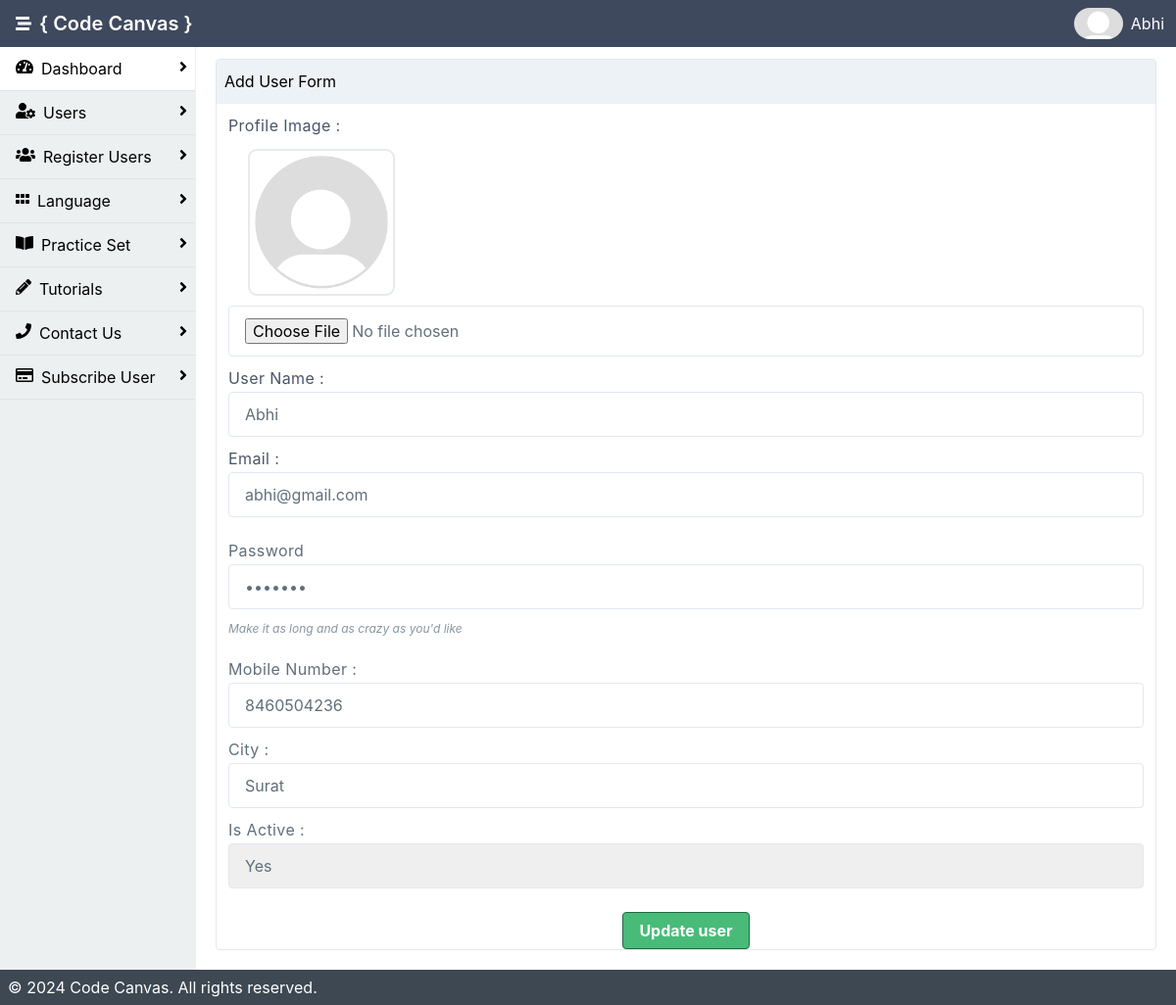
/admin/profile.php (signed in), run on an earlier commit of the app's database.
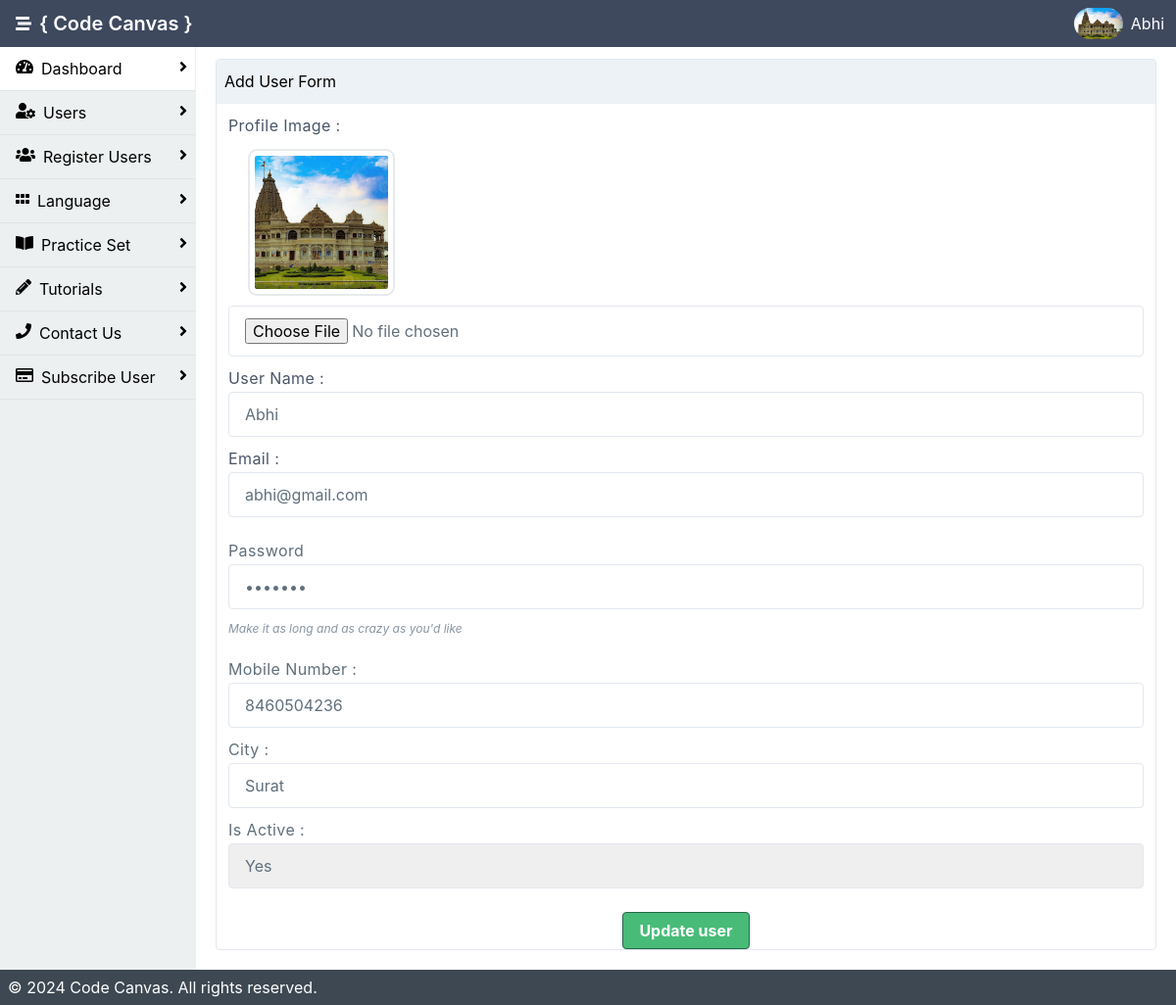
And on a later commit of the database.
### tables this page shows
CREATE TABLE `user` (
  `user_id` int(11) NOT NULL,
  `u_image` varchar(200) DEFAULT NULL,
  `name` varchar(200) NOT NULL,
  `email` varchar(200) NOT NULL,
  `passwd` varchar(50) NOT NULL,
  `is_active` int(11) NOT NULL DEFAULT 0,
  `created_date` date NOT NULL DEFAULT current_timestamp(),
  `number` varchar(10) NOT NULL,
  `city` varchar(400) NOT NULL
);

### admin/profile.php (the view, shortened to what this page needs)
<!DOCTYPE html>
<html lang="en">
<div class="mx-auto bg-grey-400">
    <div class="min-h-screen flex flex-col">
        <?php include 'inc/header.php';
        ?>
        <div class="flex flex-1">
            <?php include 'inc/sidebar.php'; ?>
            <main class="bg-white-500 flex-1 p-3 overflow-hidden">
<div class="flex flex-1  flex-col md:flex-row lg:flex-row mx-2">
                        <div class="mb-2 border-solid border-gray-300 rounded border shadow-sm w-full">
                            <div class="bg-gray-200 px-2 py-3 border-solid border-gray-200 border-b">
                                Add User Form
                            </div>
                            <?php
                            $userid = $_SESSION['userid'];
                            $qry = "SELECT * FROM user WHERE user_id='".$userid."'";
                            $res = mysqli_query($con , $qry);
                            $data = mysqli_fetch_assoc($res);
                            $image = "uploads/".$data['u_image'];
                            ?>
                            <div class="p-3">
                                <form class="w-full" id="userform" action="" method="post">
                                    <div class="flex flex-wrap">
                                            <label class="block tracking-wide text-gray-700 mb-1"
                                                   for="grid-first-name">
                                                Profile Image :
                                            </label>
                                            <div class="imgdiv">
                                            <?php if(isset($data['u_image']) && file_exists($image)){
                                                    ?>
                                                    <img src="uploads/<?php echo $data['u_image']; ?>" class="image-responsive" id="img"></img>
                                                <?php }else{ ?>
                                                    <img src="uploads/images.png" class="image-responsive" id="img"></img>
                                                    <?php } ?>
                                            </div>
                                            <input class="appearance-none block w-full bg-grey-200 text-grey-darker border border-grey-200 rounded py-3 px-4 mb-3 leading-tight focus:outline-none focus:bg-white focus:border-grey"
                                                   id="image" type="file" name="image" accept=".jpg, .jpeg, .png, .webp, .gif">
                                        </div>
                                    <div class="flex flex-wrap">
                                            <label class="block tracking-wide text-gray-700 mb-1"
                                                   for="grid-first-name">
                                                User Name :
                                            </label>
                                            <input class="appearance-none block w-full bg-grey-200 text-grey-darker border border-grey-200 rounded py-3 px-4 mb-3 leading-tight focus:outline-none focus:bg-white focus:border-grey"
                                                   id="name" type="text" name="name"  value="<?php echo $data['name']; ?>">
                                        </div>
                                        <div class="flex flex-wrap">
                                            <label class="block tracking-wide text-gray-700  mb-1"
                                                   for="grid-email">
                                                Email :
                                            </label>
                                            <input class="appearance-none block w-full bg-grey-200 text-grey-darker border border-grey-200 rounded py-3 px-4 mb-3 leading-tight focus:outline-none focus:bg-white focus:border-grey"
                                                   id="email" type="email" name="email" value="<?php echo $data['email']; ?>">
                                        </div>
                                    </div>
                                    <div class="flex flex-wrap mb-6">
                                        <div class="w-full px-3">
                                            <label class="block tracking-wide text-grey-darker  mb-1"
                                                   for="grid-password">
                                                Password
                                            </label>
                                            <input class="appearance-none block w-full bg-grey-200 text-grey-darker border border-grey-200 rounded py-3 px-4 mb-3 leading-tight focus:outline-none focus:bg-white focus:border-grey"
                                                   id="password" type="password" name="password" value="<?php echo $data['passwd']; ?>">
                                            <p class="text-grey-dark text-xs italic">Make it as long and as crazy as
                                                you'd like</p>
                                        </div>
                                    </div>
                                    <div class="flex flex-wrap">
                                        <div class="w-full px-3">
                                            <label class="block tracking-wide text-grey-darker  mb-1"
                                                   for="grid-number">
                                                Mobile Number :
                                            </label>
                                            <input class="appearance-none block w-full bg-grey-200 text-grey-darker border border-grey-200 rounded py-3 px-4 mb-3 leading-tight focus:outline-none focus:bg-white focus:border-grey"
                                                   id="number" type="number" name="number" value="<?php echo $data['number']; ?>">
                                        </div>
                                    </div>
                                    <div class="flex flex-wrap">
                                        <div class="w-full px-3">
                                            <label class="block tracking-wide text-grey-darker  mb-1"
                                                   for="grid-city">
                                                City :
                                            </label>
                                            <input class="appearance-none block w-full bg-grey-200 text-grey-darker border border-grey-200 rounded py-3 px-4 mb-3 leading-tight focus:outline-none focus:bg-white focus:border-grey"
                                                   id="city" type="text" name="city" value="<?php echo $data['city']; ?>">
                                        </div>
                                    </div>
                                    <div class="flex flex-wrap mb-6">
                                        <div class="w-full px-3">
                                            <label class="block tracking-wide text-grey-darker mb-1"
                                                   for="grid-active">
                                                Is Active :
                                            </label>
                                            <select class="block appearance-none w-full bg-grey-200 border border-grey-200 text-grey-darker py-3 px-4 pr-8 rounded leading-tight focus:outline-none focus:bg-white focus:border-grey"
                                                id="is_active" name="is_active">
                                            <option value="1" <?php if(isset($data['is_active']) && $data['is_active'] == '1'){ echo 'selected'; } ?>>Yes</option>
                                        </select>
                                        </div>
                                    </div>
                                    <div class="flex flex-wrap">
                                    <div class="w-full px-3"><center>
                                    <button class="bg-green-500 hover:bg-green-800 text-white font-bold py-2 px-4 border border-green-800 rounded" id="adduser" name="adduser">
                                    Update user
                                </button></center>
                                    </div>
                            </div>
                        </div>
                    </div>
                </div>
        </div>
        <?php include 'inc/footer.php'; ?>
    </div>
</body>
</html>

### admin/inc/header.php (shortened to what this page needs)
<?php
include 'db.php';
$userid = $_SESSION["userid"];
$name = $_SESSION["name"];
$qry = "SELECT * FROM user WHERE user_id= '".$userid."'";
$res = mysqli_query($con , $qry);
$data = mysqli_fetch_assoc($res);
$image = "uploads/".$data['u_image'];
?>
<html lang="en">
<head>
    <link rel="stylesheet" href="./dist/styles.css">
    <link rel="stylesheet" href="https://cdnjs.cloudflare.com/ajax/libs/font-awesome/4.7.0/css/font-awesome.min.css">
</head>
<body>
<header class="bg-nav">
            <div class="flex justify-between">
                <div class="p-1 mx-3 inline-flex items-center">
                    <i class="fas fa-stream text-white" onclick="sidebarToggle()"></i>
                    <h1 class="text-white p-2">{ Code Canvas }</h1>
                </div>
                <div class="p-1 flex flex-row items-center">
                    <?php if(isset($data['u_image']) && file_exists($image)){
                                                    ?>
                    <img onmouseover="profileToggle()" class="inline-block h-8 rounded-full" src="<?php echo 'uploads/'.$data['u_image'];?>" alt="">
                    <?php }else{ ?>
                                                    <img src="uploads/images.png" onmouseover="profileToggle()" class="inline-block h-8 rounded-full"></img>
                                                    <?php } ?>
                    <a href="#" onmouseover="profileToggle()" onmouseout="profileToggle()" class="text-white p-2 no-underline hidden md:block lg:block"><?php echo $name; ?></a>
                </div>
            </div>
        </header>

### admin/inc/sidebar.php (shortened to what this page needs)
<aside id="sidebar" class="bg-side-nav w-1/2 md:w-1/6 lg:w-1/6 border-r border-side-nav hidden md:block lg:block">
    <ul class="list-reset flex flex-col">
        <a href="index.php"
                       class="font-sans no-underline">
        <li class=" w-full h-full py-3 px-2 border-b border-light-border bg-white">
                            <i class="fas fa-tachometer-alt float-left mx-2"></i>
                            Dashboard
                            <span><i class="fa fa-angle-right float-right"></i></span>
                        </li>
                    </a>
                    <a href="users.php"
                       class="font-sans no-underline">
                    <li class="w-full h-full py-3 px-2 border-b border-light-border">
                            <i class="fas fa-user-cog float-left mx-2"></i>
                            Users
                            <span><i class="fa fa-angle-right float-right"></i></span>
                        </li>
                    </a>
                    <a href="reg_user.php"
                       class="font-sans no-underline">
                    <li class="w-full h-full py-3 px-2 border-b border-light-border">
                            <i class="fa fa-users float-left mx-2"></i>
                            Register Users
                            <span><i class="fa fa-angle-right float-right"></i></span>
                        </li>
                    </a>
                    <a href="lang.php"
                       class="font-sans no-underline">
                    <li class="w-full h-full py-3 px-2 border-b border-light-border">
                            <i class="fas fa-grip-horizontal float-left mx-2"></i>
                            Language
                            <span><i class="fa fa-angle-right float-right"></i></span>
                        </li>
                    </a>
                    <a href="Practice.php"
                       class="font-sans no-underline">
                    <li class="w-full h-full py-3 px-2 border-b border-light-border">
                            <i class="fas fa-book-open float-left mx-2"></i>
                            Practice Set
                            <span><i class="fa fa-angle-right float-right"></i></span>
                        </li>
                    </a>
                    <a href="tutorials.php"
                    class="font-sans no-underline">
                    <li class="w-full h-full py-3 px-2 border-b border-light-border">
                        <i class="fas fa-pencil-alt float-left mx-2"></i>
                        Tutorials
                        <span><i class="fa fa-angle-right float-right"></i></span>
                    </li>
                </a>
                <a href="contact.php"
                class="font-sans no-underline">
                <li class="w-full h-full py-3 px-2 border-b border-light-border">
                    <i class="fas fa-phone float-left mx-2"></i>
                    Contact Us
                    <span><i class="fa fa-angle-right float-right"></i></span>
                </li>
            </a>
            <a href="pay.php"
            class="font-sans no-underline">
            <li class="w-full h-full py-3 px-2 border-b border-light-border">
                <i class="far fa-credit-card float-left mx-2"></i>
                Subscribe User
                <span><i class="fa fa-angle-right float-right"></i></span>
            </li>
        </a>
                </ul>
            </aside>

### admin/inc/footer.php
<footer class="bg-grey-darkest text-white p-2">
            <div class="flex flex-1 mx-auto">&copy; 2024 Code Canvas. All rights reserved.</div>
        </footer>

### admin/profile.php (style rules this page uses)
.image-responsive { width: 150px; height: 150px; border: 2px solid #e6eaec; padding: 5px; border-radius: 9px; }
.imgdiv { width: 100%; margin: 10px 20px; }

What changed in the data, as far as the page shows it:
changed user "Abhi": u_image: picture added
